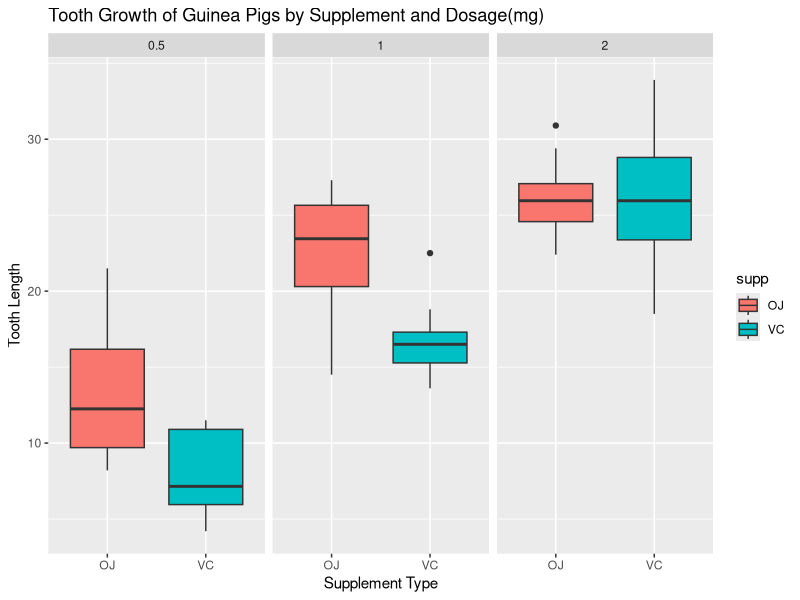

The R source for this figure:
## ---- chunk 1
library(ggplot2)
library(stats)

data("ToothGrowth")
## ---- chunk 2
summary(ToothGrowth)
## ---- chunk 3
ggplot(ToothGrowth, aes(supp, len)) + geom_boxplot(aes(fill=supp)) + 
        facet_grid(cols=vars(ToothGrowth$dose)) +
        labs(x='Supplement Type', y='Tooth Length', title = 'Tooth Growth of Guinea Pigs by Supplement and Dosage(mg)')
## ---- chunk 4
OJ <- ToothGrowth$len[ToothGrowth$supp == 'OJ']

VC <- ToothGrowth$len[ToothGrowth$supp == 'VC']
## ---- chunk 5
t.test(OJ, VC, alternative = "greater", paired = FALSE, var.equal = FALSE, conf.level = 0.95)
## ---- chunk 6
half_dose= ToothGrowth$len[ToothGrowth$dose == 0.5]
full_dose = ToothGrowth$len[ToothGrowth$dose == 1]
dbl_dose = ToothGrowth$len[ToothGrowth$dose == 2]
## ---- chunk 7
t.test(half_dose, full_dose, alternative = "less", paired = FALSE, var.equal = FALSE, conf.level = 0.95)
## ---- chunk 8
t.test(full_dose, dbl_dose, alternative = "less", paired = FALSE, var.equal = FALSE, conf.level = 0.95)
## ---- chunk 9
t.test(half_dose, dbl_dose, alternative = "less", paired = FALSE, var.equal = FALSE, conf.level = 0.95)
## ---- chunk 10
dbl_dose_oj = ToothGrowth$len[ToothGrowth$supp == 'OJ' & ToothGrowth$dose == 2]
dbl_dose_vc = ToothGrowth$len[ToothGrowth$supp == 'VC' & ToothGrowth$dose == 2]
## ---- chunk 11
t.test(dbl_dose_oj, dbl_dose_vc, alternative = "two.sided", paired = FALSE, var.equal = FALSE, conf.level = 0.95)
## ---- chunk 12
full_dose_oj = ToothGrowth$len[ToothGrowth$supp == 'OJ' & ToothGrowth$dose == 1]
full_dose_vc = ToothGrowth$len[ToothGrowth$supp == 'VC' & ToothGrowth$dose == 1]
half_dose_oj = ToothGrowth$len[ToothGrowth$supp == 'OJ' & ToothGrowth$dose == .5]
half_dose_vc = ToothGrowth$len[ToothGrowth$supp == 'VC' & ToothGrowth$dose == .5]
## ---- chunk 13
t.test(full_dose_oj, full_dose_vc, alternative = "two.sided", paired = FALSE, var.equal = FALSE, conf.level = 0.95)
## ---- chunk 14
t.test(half_dose_oj, half_dose_vc, alternative = "two.sided", paired = FALSE, var.equal = FALSE, conf.level = 0.95)
